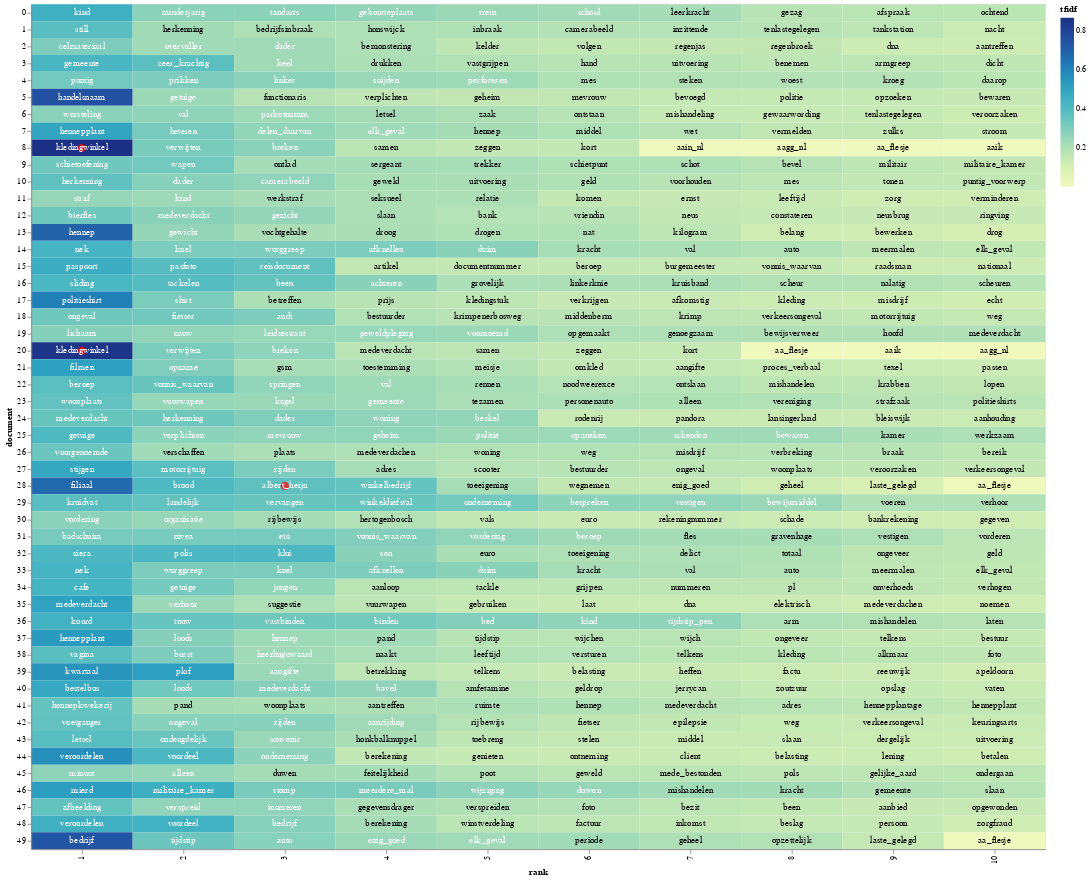

The cell this chart's notebook holds for it:
### Code cell
import altair as alt
import numpy as np

# 18 = 0 / 19 = 1 / 20 = 2 / 21 = 3

a = 0

# Terms in this list will get a red dot in the visualization
term_list = ['kledingwinkel', 'albert_heijn'] # Highlight the words of interest

# adding a little randomness to break ties in term ranking
top_tfidf_plusRand = top_idfs[a].copy()
top_tfidf_plusRand = top_tfidf_plusRand.iloc[:500,]
top_tfidf_plusRand['tfidf'] = top_tfidf_plusRand['tfidf'] + np.random.rand(top_tfidf_plusRand.shape[0])*0.0001

# base for all visualizations, with rank calculation
base = alt.Chart(top_tfidf_plusRand).encode(
    x = 'rank:O',
    y = 'document:N'
).transform_window(
    rank = "rank()",
    sort = [alt.SortField("tfidf", order="descending")],
    groupby = ["document"],
)

# heatmap specification
heatmap = base.mark_rect().encode(
    color = 'tfidf:Q'
)

# red circle over terms in above list
circle = base.mark_circle(size=100).encode(
    color = alt.condition(
        alt.FieldOneOfPredicate(field='term', oneOf=term_list),
        alt.value('red'),
        alt.value('#FFFFFF00')        
    )
)

# text labels, white for darker heatmap colors
text = base.mark_text(baseline='middle').encode(
    text = 'term:N',
    color = alt.condition(alt.datum.tfidf >= 0.23, alt.value('white'), alt.value('black'))
)

# display the three superimposed visualizations
(heatmap + circle + text).properties(width = 1200)

### Figure 1 — Vega-Lite specification as saved in the notebook (floating-point values rounded to 4 significant figures; data arrays with more than 128 entries replaced by an {"elided": "..."} marker saying what was removed)
{"config": {"view": {"continuousWidth": 400, "continuousHeight": 300}}, "layer": [{"mark": "rect", "encoding": {"color": {"field": "tfidf", "type": "quantitative"}, "x": {"field": "rank", "type": "ordinal"}, "y": {"field": "document", "type": "nominal"}}, "transform": [{"window": [{"op": "rank", "field": "", "as": "rank"}], "groupby": ["document"], "sort": [{"field": "tfidf", "order": "descending"}]}]}, {"mark": {"type": "circle", "size": 100}, "encoding": {"color": {"condition": {"value": "red", "test": {"field": "term", "oneOf": ["kledingwinkel", "albert_heijn"]}}, "value": "#FFFFFF00"}, "x": {"field": "rank", "type": "ordinal"}, "y": {"field": "document", "type": "nominal"}}, "transform": [{"window": [{"op": "rank", "field": "", "as": "rank"}], "groupby": ["document"], "sort": [{"field": "tfidf", "order": "descending"}]}]}, {"mark": {"type": "text", "baseline": "middle"}, "encoding": {"color": {"condition": {"value": "white", "test": "(datum.tfidf >= 0.23)"}, "value": "black"}, "text": {"field": "term", "type": "nominal"}, "x": {"field": "rank", "type": "ordinal"}, "y": {"field": "document", "type": "nominal"}}, "transform": [{"window": [{"op": "rank", "field": "", "as": "rank"}], "groupby": ["document"], "sort": [{"field": "tfidf", "order": "descending"}]}]}], "data": {"name": "data-8a0923bd2edf3b9fccf86110d10fcdcf"}, "width": 1200, "$schema": "https://vega.github.io/schema/vega-lite/v4.17.0.json", "datasets": {"data-8a0923bd2edf3b9fccf86110d10fcdcf": {"elided": "500 records"}}}
